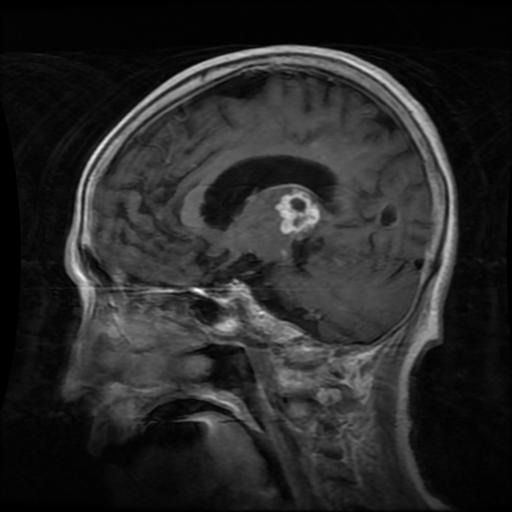
#> input picture dataset/archive/Training/glioma/Tr-gl_0025.jpg, 512 x 512 px, found by its file name; its folder holds only this picture in this run
$ jupyter execute --allow-errors Crop_Brain_Contours.ipynb
#> lines starting #> are read from the running program, lines starting #| are printed output that depends on the picture
[cell 1]
import numpy as np
import cv2
import os
from tqdm import tqdm
import matplotlib.pyplot as plt
from PIL import Image
from tqdm import tqdm

[cell 2]
def crop_image(image, image2):
    y_min = np.argmax(np.sum(image, axis=1)/image.shape[0] > 10)
    y_max = image.shape[0] - np.argmax(np.flipud(np.sum(image, axis=1)/image.shape[0] > 10))
    x_min = np.argmax(np.sum(image, axis=0)/image.shape[1] > 10)
    x_max = image.shape[1] - np.argmax(np.flipud(np.sum(image, axis=0)/image.shape[1] > 10))
    return image2[y_min:y_max, x_min:x_max, :]

[cell 3]
def crop_images(filename, label, folder):

    data_path_from = os.path.join(filename, folder[0], 'Training')
    data_path_to = os.path.join(filename, folder[1], 'Training')

    for i in label:
        folderPath_from = os.path.join(data_path_from,i)
        folderPath_to = os.path.join(data_path_to,i)
        num = 1
        for file in tqdm(os.listdir(folderPath_from)):
            file = cv2.imread(os.path.join(folderPath_from, file))
            image = cv2.cvtColor(file, cv2.COLOR_BGR2GRAY)
            image = crop_image(image, file)
            a = str(f'{i}-{num}.png')
            plt.imsave(os.path.join(folderPath_to, a), image, cmap='gray')
            num = num + 1

    data_path_from = os.path.join(filename, folder[0], 'Testing')
    data_path_to = os.path.join(filename, folder[1], 'Testing')

    for i in label:
        folderPath_from = os.path.join(data_path_from,i)
        folderPath_to = os.path.join(data_path_to,i)
        num = 1
        for file in tqdm(os.listdir(folderPath_from)):
            file = cv2.imread(os.path.join(folderPath_from, file))
            image = cv2.cvtColor(file, cv2.COLOR_BGR2GRAY)
            image = crop_image(image, file)
            a = str(f'{i}-{num}.png')
            plt.imsave(os.path.join(folderPath_to, a), image, cmap='gray')
            num = num + 1

[cell 4]
label = ['glioma', 'meningioma', 'notumor', 'pituitary']
folder = ['original', 'cropped']
#> (the rest of this cell did not finish here and is left out)

#> in crop_images, file is the input picture: shape (512, 512, 3); min 0, max 250, mean 40
#> in crop_image, `y_min = np.argmax(np.sum(image, axis=1)/image.shape[0] > 10)`: y_min = 45
#> in crop_image, `y_max = image.shape[0] - np.argmax(np.flipud(np.sum(image, axis=1)/ima..`: y_max = 509
#> in crop_image, `x_min = np.argmax(np.sum(image, axis=0)/image.shape[1] > 10)`: x_min = 62
#> in crop_image, `x_max = image.shape[1] - np.argmax(np.flipud(np.sum(image, axis=0)/ima..`: x_max = 458
#> in crop_image, `return image2[y_min:y_max, x_min:x_max, :]`:
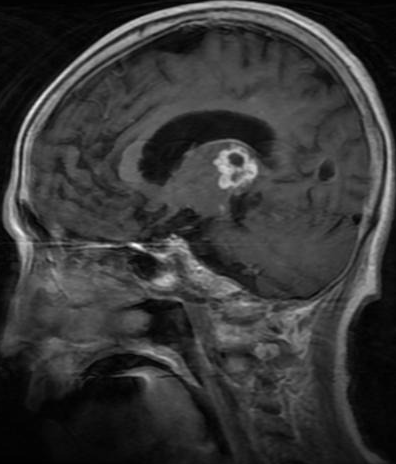
#> returned value: shape (464, 396, 3); min 0, max 250, mean 54.5
#> pass 2 of the loop in crop_images, `for i in label:`:
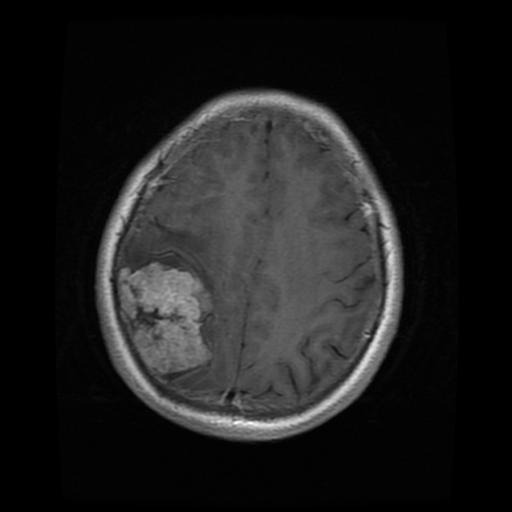
#> input picture dataset/archive/Training/meningioma/Tr-me_0010.jpg, 512 x 512 px, found by its file name
#> in crop_images, file is the input picture: shape (512, 512, 3); min 0, max 255, mean 30
#> y_min = 92
#> y_max = 439
#> x_min = 97
#> x_max = 402
#> in crop_image (call 2), `return image2[y_min:y_max, x_min:x_max, :]`:
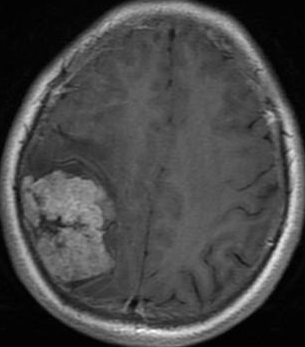
#> returned value: shape (347, 305, 3); min 0, max 255, mean 71

[cell 5]
label = ['glioma', 'meningioma', 'notumor', 'pituitary']
folder = ['original', 'cropped']
#> (the rest of this cell did not finish here and is left out)

#> pass 2 of the loop in crop_images, `for i in label:`:

[cell 6]
label = ['glioma', 'meningioma', 'pituitary']
folder = ['splited', 'cropped']
#> (the rest of this cell did not finish here and is left out)

#> pass 2 of the loop in crop_images, `for i in label:`:

[cell 7]
label = ['yes', 'no']
folder = ['splited', 'cropped']
#> (the rest of this cell did not finish here and is left out)
